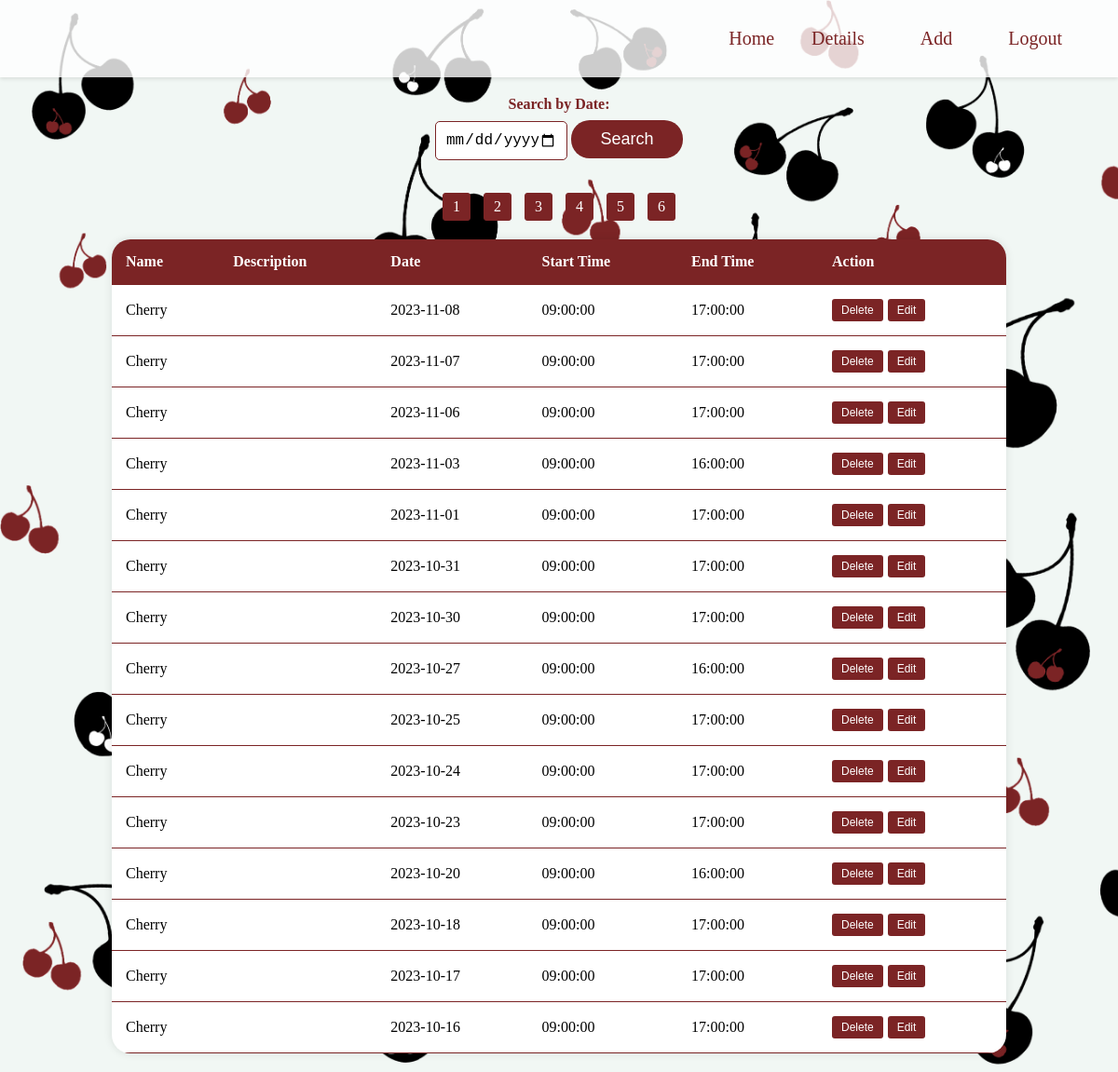
Page /details.php?page=4 (signed in) on the committed database.
### tables this page shows
CREATE TABLE `appointments` (
  `id` int(11) NOT NULL,
  `date` date NOT NULL,
  `start_time` time NOT NULL,
  `finish_time` time NOT NULL,
  `username` varchar(255) NOT NULL,
  `description` text DEFAULT NULL
);

### details.php (the view, shortened to what this page needs)
<?php
$dbhost = "localhost";
$dbuser = "bit_academy";
$dbpass = "bit_academy";
$dbname = "cheyenne";
$conn = new mysqli($dbhost, $dbuser, $dbpass, $dbname);
$recordsPerPage = 15;
$page = isset($_GET['page']) ? max(1, intval($_GET['page'])) : 1;
$offset = ($page - 1) * $recordsPerPage;
if ($_SERVER["REQUEST_METHOD"] == "POST" && isset($_POST["search_date"])) {
    $search_date = $_POST["search_date"];
    $sql = "SELECT * FROM appointments WHERE date = ? ORDER BY date DESC LIMIT ?, ?";
    $stmt = $conn->prepare($sql);
    $stmt->bind_param("sii", $search_date, $offset, $recordsPerPage);
    $stmt->execute();
    $result = $stmt->get_result();
} else {
    $sql = "SELECT * FROM appointments ORDER BY date DESC LIMIT ?, ?";
    $stmt = $conn->prepare($sql);
    $stmt->bind_param("ii", $offset, $recordsPerPage);
    $stmt->execute();
    $result = $stmt->get_result();
}
$appointments = [];
if ($result->num_rows > 0) {
    while ($row = $result->fetch_assoc()) {
        $appointments[] = $row;
    }
}
$totalRecords = $conn->query("SELECT COUNT(*) AS total_records FROM appointments")->fetch_assoc()['total_records'];
$totalPages = ceil($totalRecords / $recordsPerPage);
?>
<!DOCTYPE html>
<html lang="en">
<head>
    <link rel="stylesheet" href="style.css">
</head>
<body>
    <?php include 'nav.php'; ?>
    <div class="search-form">
        <form method="post" action="">
            <label for="search_date">Search by Date:</label>
            <input type="date" id="search_date" name="search_date">
            <button type="submit">Search</button>
        </form>
    </div>
    <?php if (!empty($appointments)) { ?>
        <table>
            <tr>
                <th>Name</th>
                <th>Description</th>
                <th>Date</th>
                <th>Start Time</th>
                <th>End Time</th>
                <th>Action</th>
            </tr>
            <?php foreach ($appointments as $appointment): ?>
                <tr>
                    <td><?php echo $appointment['username']; ?></td>
                    <td><?php echo $appointment['description']; ?></td>
                    <td><?php echo $appointment['date']; ?></td>
                    <td><?php echo $appointment['start_time']; ?></td>
                    <td><?php echo $appointment['finish_time']; ?></td>
                    <td>
                        <div class="btn-container">
                            <form action="details.php" method="post">
                                <input type="submit" value="Delete">
                            </form>
                            <form action="details.php" method="post">
                                <input type="submit" value="Edit">
                            </form>
                        </div>
                    </td>
                </tr>
            <?php endforeach; ?>
			<div class="pagination">
            <?php for ($i = 1; $i <= $totalPages; $i++) : ?>
                <a href="?page=<?php echo $i; ?>"><?php echo $i; ?></a>
            <?php endfor; ?>
        </div>
        </table>
    <?php } ?>
</body>
</html>

### style.css (style rules this page uses)
body { background-image: url('img/backgroundtest.png'); background-size: cover; height: 100%; margin: 0; }
table { width: 80%; margin: 20px auto; border-collapse: collapse; background-color: white; box-shadow: 0 0 10px rgba(0, 0, 0, 0.1); border-radius: 20px; overflow: hidden; }
th, td { padding: 15px; text-align: left; border-bottom: 1px solid #7b2425; }
th { background-color: #7b2425; color: white; }
.btn-container { display: flex; gap: 5px; }
.btn-container input[type="submit"] { background-color: #7b2425; color: white; border: none; padding: 5px 10px; text-align: center; text-decoration: none; display: inline-block; font-size: 12px; border-radius: 3px; cursor: pointer; }
.total-hours-container, .search-form { margin: 20px 0; text-align: center; }
.search-form label { display: block; margin-bottom: 8px; font-weight: bold; color: #7b2425; }
.search-form input[type="date"] { width: 10%; padding: 10px; margin-bottom: 15px; font-size: 16px; border: 1px solid #7b2425; border-radius: 5px; outline: none; }
.search-form button { width: 10%; padding: 10px; background-color: #7b2425; color: white; font-size: 18px; border: none; border-radius: 20px; cursor: pointer; }
.pagination { text-align: center; margin-top: 20px; }
.pagination a { display: inline-block; padding: 5px 10px; margin: 0 5px; background-color: #7b2425; color: white; border-radius: 3px; text-decoration: none; outline: none; border: 1px solid #7b2425; }

### rows in the picture
appointments: username "Cherry", date "2023-11-08", start_time "09:00:00", finish_time "17:00:00"
appointments: username "Cherry", date "2023-11-07", start_time "09:00:00", finish_time "17:00:00"
appointments: username "Cherry", date "2023-11-06", start_time "09:00:00", finish_time "17:00:00"
appointments: username "Cherry", date "2023-11-03", start_time "09:00:00", finish_time "16:00:00"
appointments: username "Cherry", date "2023-11-01", start_time "09:00:00", finish_time "17:00:00"
appointments: username "Cherry", date "2023-10-31", start_time "09:00:00", finish_time "17:00:00"
appointments: username "Cherry", date "2023-10-30", start_time "09:00:00", finish_time "17:00:00"
appointments: username "Cherry", date "2023-10-27", start_time "09:00:00", finish_time "16:00:00"
appointments: username "Cherry", date "2023-10-25", start_time "09:00:00", finish_time "17:00:00"
appointments: username "Cherry", date "2023-10-24", start_time "09:00:00", finish_time "17:00:00"
appointments: username "Cherry", date "2023-10-23", start_time "09:00:00", finish_time "17:00:00"
appointments: username "Cherry", date "2023-10-20", start_time "09:00:00", finish_time "16:00:00"
appointments: username "Cherry", date "2023-10-18", start_time "09:00:00", finish_time "17:00:00"
appointments: username "Cherry", date "2023-10-17", start_time "09:00:00", finish_time "17:00:00"
appointments: username "Cherry", date "2023-10-16", start_time "09:00:00", finish_time "17:00:00"
